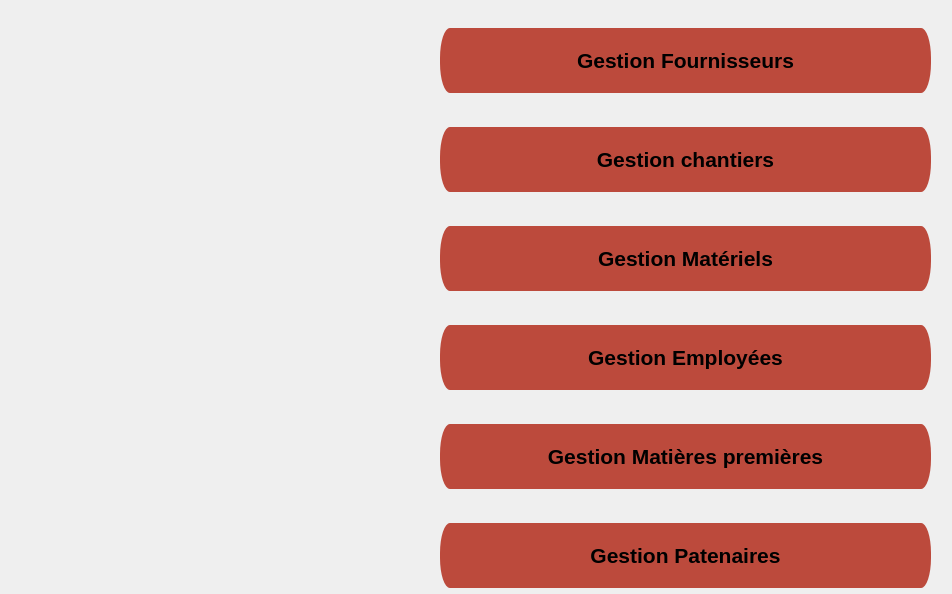
<?xml version="1.0" encoding="UTF-8"?>
<ui version="4.0">
 <class>modules</class>
 <widget class="QDialog" name="modules">
  <property name="geometry">
   <rect>
    <x>0</x>
    <y>0</y>
    <width>952</width>
    <height>594</height>
   </rect>
  </property>
  <property name="windowTitle">
   <string>Dialog</string>
  </property>
  <property name="styleSheet">
   <string notr="true"/>
  </property>
  <widget class="QLabel" name="label_buble">
   <property name="geometry">
    <rect>
     <x>150</x>
     <y>80</y>
     <width>241</width>
     <height>141</height>
    </rect>
   </property>
   <property name="text">
    <string/>
   </property>
  </widget>
  <widget class="QLabel" name="label_pers">
   <property name="geometry">
    <rect>
     <x>0</x>
     <y>220</y>
     <width>211</width>
     <height>381</height>
    </rect>
   </property>
   <property name="text">
    <string/>
   </property>
  </widget>
  <widget class="QWidget" name="verticalLayoutWidget">
   <property name="geometry">
    <rect>
     <x>440</x>
     <y>0</y>
     <width>491</width>
     <height>621</height>
    </rect>
   </property>
   <layout class="QVBoxLayout" name="verticalLayout_2">
    <item>
     <widget class="QPushButton" name="pushButton_7">
      <property name="font">
       <font>
        <pointsize>16</pointsize>
        <bold>true</bold>
       </font>
      </property>
      <property name="cursor">
       <cursorShape>PointingHandCursor</cursorShape>
      </property>
      <property name="styleSheet">
       <string notr="true">border-radius: 10% 30% 50% 70%;
  background: #BC4A3C;
  padding: 20px;
</string>
      </property>
      <property name="text">
       <string>Gestion Fournisseurs</string>
      </property>
     </widget>
    </item>
    <item>
     <widget class="QPushButton" name="pushButton_8">
      <property name="font">
       <font>
        <pointsize>16</pointsize>
        <bold>true</bold>
       </font>
      </property>
      <property name="cursor">
       <cursorShape>PointingHandCursor</cursorShape>
      </property>
      <property name="styleSheet">
       <string notr="true">border-radius: 10% 30% 50% 70%;
  background: #BC4A3C;
  padding: 20px;
</string>
      </property>
      <property name="text">
       <string>Gestion chantiers</string>
      </property>
      <property name="flat">
       <bool>false</bool>
      </property>
     </widget>
    </item>
    <item>
     <widget class="QPushButton" name="pushButton_9">
      <property name="font">
       <font>
        <pointsize>16</pointsize>
        <bold>true</bold>
       </font>
      </property>
      <property name="cursor">
       <cursorShape>PointingHandCursor</cursorShape>
      </property>
      <property name="styleSheet">
       <string notr="true">border-radius: 10% 30% 50% 70%;
  background: #BC4A3C;
  padding: 20px;
</string>
      </property>
      <property name="text">
       <string>Gestion Matériels</string>
      </property>
     </widget>
    </item>
    <item>
     <widget class="QPushButton" name="pushButton_10">
      <property name="font">
       <font>
        <pointsize>16</pointsize>
        <bold>true</bold>
       </font>
      </property>
      <property name="cursor">
       <cursorShape>PointingHandCursor</cursorShape>
      </property>
      <property name="styleSheet">
       <string notr="true">border-radius: 10% 30% 50% 70%;
  background: #BC4A3C;
  padding: 20px;
</string>
      </property>
      <property name="text">
       <string>Gestion Employées</string>
      </property>
     </widget>
    </item>
    <item>
     <widget class="QPushButton" name="pushButton_11">
      <property name="font">
       <font>
        <pointsize>16</pointsize>
        <bold>true</bold>
       </font>
      </property>
      <property name="cursor">
       <cursorShape>PointingHandCursor</cursorShape>
      </property>
      <property name="styleSheet">
       <string notr="true">border-radius: 10% 30% 50% 70%;
  background: #BC4A3C;
  padding: 20px;
</string>
      </property>
      <property name="text">
       <string>Gestion Matières premières</string>
      </property>
     </widget>
    </item>
    <item>
     <widget class="QPushButton" name="pushButton_12">
      <property name="font">
       <font>
        <pointsize>16</pointsize>
        <bold>true</bold>
       </font>
      </property>
      <property name="cursor">
       <cursorShape>OpenHandCursor</cursorShape>
      </property>
      <property name="styleSheet">
       <string notr="true">border-radius: 10% 30% 50% 70%;
 background: #BC4A3C;
 padding: 20px;
</string>
      </property>
      <property name="text">
       <string>Gestion Patenaires</string>
      </property>
     </widget>
    </item>
   </layout>
  </widget>
 </widget>
 <resources/>
 <connections/>
</ui>
